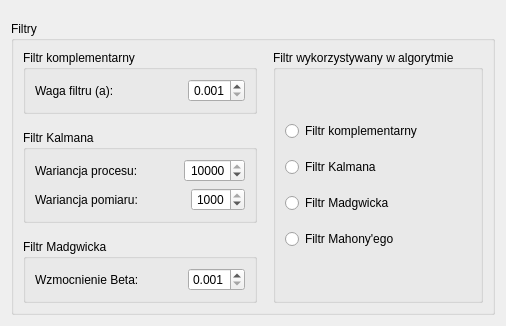
      <widget class="QWidget" name="tab_5">
       <attribute name="title">
        <string>Panel sterowania</string>
       </attribute>
       <layout class="QGridLayout" name="gridLayout_20">
        <item row="0" column="0">
         <spacer name="verticalSpacer_4">
          <property name="orientation">
           <enum>Qt::Vertical</enum>
          </property>
          <property name="sizeType">
           <enum>QSizePolicy::Fixed</enum>
          </property>
          <property name="sizeHint" stdset="0">
           <size>
            <width>20</width>
            <height>10</height>
           </size>
          </property>
         </spacer>
        </item>
        <item row="1" column="0">
         <widget class="QGroupBox" name="groupBox_2">
          <property name="title">
           <string>Filtry</string>
          </property>
          <layout class="QGridLayout" name="gridLayout_5">
           <item row="0" column="0">
            <layout class="QHBoxLayout" name="horizontalLayout">
             <item>
              <layout class="QVBoxLayout" name="verticalLayout_5">
               <item>
                <widget class="QGroupBox" name="groupBox_9">
                 <property name="title">
                  <string>Filtr komplementarny</string>
                 </property>
                 <layout class="QGridLayout" name="gridLayout_14">
                  <item row="0" column="0">
                   <layout class="QHBoxLayout" name="horizontalLayout_37">
                    <item>
                     <widget class="QLabel" name="label_44">
                      <property name="text">
                       <string>Waga filtru (a):</string>
                      </property>
                     </widget>
                    </item>
                    <item>
                     <spacer name="horizontalSpacer">
                      <property name="orientation">
                       <enum>Qt::Horizontal</enum>
                      </property>
                      <property name="sizeHint" stdset="0">
                       <size>
                        <width>40</width>
                        <height>20</height>
                       </size>
                      </property>
                     </spacer>
                    </item>
                    <item>
                     <widget class="QDoubleSpinBox" name="doubleSpinBox_Complementary_filter_weight">
                      <property name="alignment">
                       <set>Qt::AlignRight|Qt::AlignTrailing|Qt::AlignVCenter</set>
                      </property>
                      <property name="decimals">
                       <number>3</number>
                      </property>
                      <property name="minimum">
                       <double>0.001000000000000</double>
                      </property>
                      <property name="maximum">
                       <double>1.000000000000000</double>
                      </property>
                      <property name="singleStep">
                       <double>0.001000000000000</double>
                      </property>
                     </widget>
                    </item>
                   </layout>
                  </item>
                 </layout>
                </widget>
               </item>
               <item>
                <spacer name="verticalSpacer_2">
                 <property name="orientation">
                  <enum>Qt::Vertical</enum>
                 </property>
                 <property name="sizeType">
                  <enum>QSizePolicy::Fixed</enum>
                 </property>
                 <property name="sizeHint" stdset="0">
                  <size>
                   <width>20</width>
                   <height>10</height>
                  </size>
                 </property>
                </spacer>
               </item>
               <item>
                <widget class="QGroupBox" name="groupBox_14">
                 <property name="title">
                  <string>Filtr Kalmana</string>
                 </property>
                 <layout class="QGridLayout" name="gridLayout_2">
                  <item row="0" column="0">
                   <layout class="QHBoxLayout" name="horizontalLayout_34">
                    <item>
                     <widget class="QLabel" name="label_35">
                      <property name="text">
                       <string>Wariancja procesu:</string>
                      </property>
                     </widget>
                    </item>
                    <item>
                     <spacer name="horizontalSpacer_2">
                      <property name="orientation">
                       <enum>Qt::Horizontal</enum>
                      </property>
                      <property name="sizeHint" stdset="0">
                       <size>
                        <width>40</width>
                        <height>20</height>
                       </size>
                      </property>
                     </spacer>
                    </item>
                    <item>
                     <widget class="QDoubleSpinBox" name="doubleSpinBox_Kalman_filter_process_variance">
                      <property name="alignment">
                       <set>Qt::AlignRight|Qt::AlignTrailing|Qt::AlignVCenter</set>
                      </property>
                      <property name="decimals">
                       <number>0</number>
                      </property>
                      <property name="maximum">
                       <double>10000.000000000000000</double>
                      </property>
                      <property name="singleStep">
                       <double>0.000100000000000</double>
                      </property>
                      <property name="value">
                       <double>10000.000000000000000</double>
                      </property>
                     </widget>
                    </item>
                   </layout>
                  </item>
                  <item row="1" column="0">
                   <layout class="QHBoxLayout" name="horizontalLayout_35">
                    <item>
                     <widget class="QLabel" name="label_38">
                      <property name="text">
                       <string>Wariancja pomiaru:</string>
                      </property>
                     </widget>
                    </item>
                    <item>
                     <spacer name="horizontalSpacer_3">
                      <property name="orientation">
                       <enum>Qt::Horizontal</enum>
                      </property>
                      <property name="sizeHint" stdset="0">
                       <size>
                        <width>40</width>
                        <height>20</height>
                       </size>
                      </property>
                     </spacer>
                    </item>
                    <item>
                     <widget class="QDoubleSpinBox" name="doubleSpinBox_Kalman_filter_measure_variance">
                      <property name="alignment">
                       <set>Qt::AlignRight|Qt::AlignTrailing|Qt::AlignVCenter</set>
                      </property>
                      <property name="decimals">
                       <number>0</number>
                      </property>
                      <property name="minimum">
                       <double>0.000000000000000</double>
                      </property>
                      <property name="maximum">
                       <double>1000.000000000000000</double>
                      </property>
                      <property name="singleStep">
                       <double>0.001000000000000</double>
                      </property>
                      <property name="value">
                       <double>1000.000000000000000</double>
                      </property>
                     </widget>
                    </item>
                   </layout>
                  </item>
                 </layout>
                </widget>
               </item>
               <item>
                <spacer name="verticalSpacer_7">
                 <property name="orientation">
                  <enum>Qt::Vertical</enum>
                 </property>
                 <property name="sizeType">
                  <enum>QSizePolicy::Fixed</enum>
                 </property>
                 <property name="sizeHint" stdset="0">
                  <size>
                   <width>20</width>
                   <height>10</height>
                  </size>
                 </property>
                </spacer>
               </item>
               <item>
                <widget class="QGroupBox" name="groupBox_10">
                 <property name="title">
                  <string>Filtr Madgwicka</string>
                 </property>
                 <layout class="QGridLayout" name="gridLayout_15">
                  <item row="0" column="0">
                   <layout class="QGridLayout" name="gridLayout_9">
                    <item row="0" column="0">
                     <widget class="QLabel" name="label">
                      <property name="text">
                       <string>Wzmocnienie Beta:</string>
                      </property>
                     </widget>
                    </item>
                    <item row="0" column="2">
                     <widget class="QDoubleSpinBox" name="doubleSpinBox_Madgwick_beta">
                      <property name="decimals">
                       <number>3</number>
                      </property>
                      <property name="minimum">
                       <double>0.001000000000000</double>
                      </property>
                      <property name="maximum">
                       <double>1.000000000000000</double>
                      </property>
                     </widget>
                    </item>
                    <item row="0" column="1">
                     <spacer name="horizontalSpacer_14">
                      <property name="orientation">
                       <enum>Qt::Horizontal</enum>
                      </property>
                      <property name="sizeHint" stdset="0">
                       <size>
                        <width>40</width>
                        <height>20</height>
                       </size>
                      </property>
                     </spacer>
                    </item>
                   </layout>
                  </item>
                 </layout>
                </widget>
               </item>
              </layout>
             </item>
            </layout>
           </item>
           <item row="0" column="1">
            <spacer name="horizontalSpacer_13">
             <property name="orientation">
              <enum>Qt::Horizontal</enum>
             </property>
             <property name="sizeType">
              <enum>QSizePolicy::Fixed</enum>
             </property>
             <property name="sizeHint" stdset="0">
              <size>
               <width>10</width>
               <height>20</height>
              </size>
             </property>
            </spacer>
           </item>
           <item row="0" column="2">
            <widget class="QGroupBox" name="groupBox_12">
             <property name="title">
              <string>Filtr wykorzystywany w algorytmie</string>
             </property>
             <layout class="QGridLayout" name="gridLayout_3">
              <item row="0" column="0">
               <layout class="QVBoxLayout" name="verticalLayout_2">
                <item>
                 <layout class="QVBoxLayout" name="verticalLayout">
                  <item>
                   <widget class="QRadioButton" name="radioButton_Complementary_filter">
                    <property name="text">
                     <string>Filtr komplementarny</string>
                    </property>
                   </widget>
                  </item>
                  <item>
                   <spacer name="verticalSpacer">
                    <property name="orientation">
                     <enum>Qt::Vertical</enum>
                    </property>
                    <property name="sizeType">
                     <enum>QSizePolicy::Fixed</enum>
                    </property>
                    <property name="sizeHint" stdset="0">
                     <size>
                      <width>20</width>
                      <height>10</height>
                     </size>
                    </property>
                   </spacer>
                  </item>
                  <item>
                   <widget class="QRadioButton" name="radioButton_Kalman_filter">
                    <property name="text">
                     <string>Filtr Kalmana</string>
                    </property>
                   </widget>
                  </item>
                  <item>
                   <spacer name="verticalSpacer_3">
                    <property name="orientation">
                     <enum>Qt::Vertical</enum>
                    </property>
                    <property name="sizeType">
                     <enum>QSizePolicy::Fixed</enum>
                    </property>
                    <property name="sizeHint" stdset="0">
                     <size>
                      <width>20</width>
                      <height>10</height>
                     </size>
                    </property>
                   </spacer>
                  </item>
                  <item>
                   <widget class="QRadioButton" name="radioButton_Madgwick_filter">
                    <property name="text">
                     <string>Filtr Madgwicka</string>
                    </property>
                   </widget>
                  </item>
                  <item>
                   <spacer name="verticalSpacer_5">
                    <property name="orientation">
                     <enum>Qt::Vertical</enum>
                    </property>
                    <property name="sizeType">
                     <enum>QSizePolicy::Fixed</enum>
                    </property>
                    <property name="sizeHint" stdset="0">
                     <size>
                      <width>20</width>
                      <height>10</height>
                     </size>
                    </property>
                   </spacer>
                  </item>
                  <item>
                   <widget class="QRadioButton" name="radioButton_Mahony_filter">
                    <property name="text">
                     <string>Filtr Mahony'ego</string>
                    </property>
                   </widget>
                  </item>
                 </layout>
                </item>
               </layout>
              </item>
             </layout>
            </widget>
           </item>
          </layout>
         </widget>
        </item>
       </layout>
      </widget>
